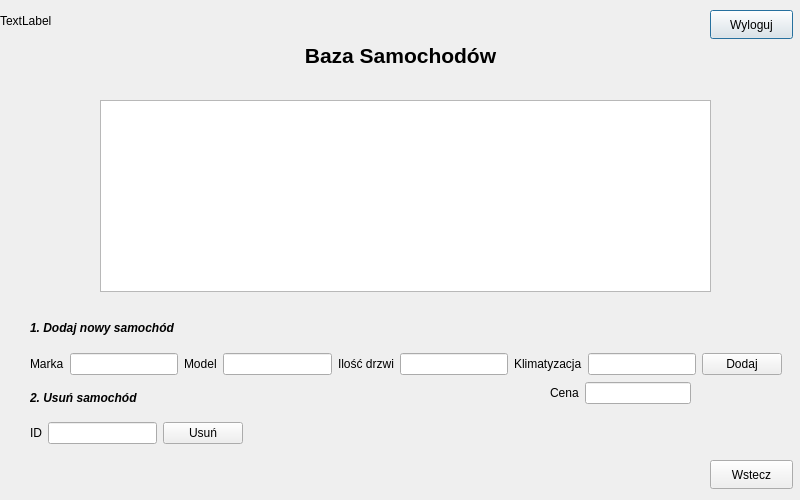
<?xml version="1.0" encoding="UTF-8"?>
<ui version="4.0">
 <class>AdminMenu_2</class>
 <widget class="QDialog" name="AdminMenu_2">
  <property name="geometry">
   <rect>
    <x>0</x>
    <y>0</y>
    <width>800</width>
    <height>500</height>
   </rect>
  </property>
  <property name="minimumSize">
   <size>
    <width>800</width>
    <height>500</height>
   </size>
  </property>
  <property name="maximumSize">
   <size>
    <width>800</width>
    <height>500</height>
   </size>
  </property>
  <property name="windowTitle">
   <string>Dialog</string>
  </property>
  <widget class="QLabel" name="label_data_godzina">
   <property name="geometry">
    <rect>
     <x>0</x>
     <y>0</y>
     <width>121</width>
     <height>41</height>
    </rect>
   </property>
   <property name="text">
    <string>TextLabel</string>
   </property>
  </widget>
  <widget class="QPushButton" name="pushButton_wyloguj">
   <property name="geometry">
    <rect>
     <x>710</x>
     <y>10</y>
     <width>83</width>
     <height>29</height>
    </rect>
   </property>
   <property name="text">
    <string>Wyloguj</string>
   </property>
  </widget>
  <widget class="QPushButton" name="pushButton_Wstecz">
   <property name="geometry">
    <rect>
     <x>710</x>
     <y>460</y>
     <width>83</width>
     <height>29</height>
    </rect>
   </property>
   <property name="text">
    <string>Wstecz</string>
   </property>
  </widget>
  <widget class="QLabel" name="label">
   <property name="geometry">
    <rect>
     <x>0</x>
     <y>40</y>
     <width>801</width>
     <height>31</height>
    </rect>
   </property>
   <property name="text">
    <string>&lt;html&gt;&lt;head/&gt;&lt;body&gt;&lt;p align=&quot;center&quot;&gt;&lt;span style=&quot; font-size:16pt; font-weight:700;&quot;&gt;Baza Samochodów&lt;/span&gt;&lt;/p&gt;&lt;/body&gt;&lt;/html&gt;</string>
   </property>
  </widget>
  <widget class="QTableView" name="tableView_BazaSamochodow">
   <property name="geometry">
    <rect>
     <x>100</x>
     <y>100</y>
     <width>611</width>
     <height>192</height>
    </rect>
   </property>
  </widget>
  <widget class="QLabel" name="label_1_DodajUzytkownika">
   <property name="geometry">
    <rect>
     <x>30</x>
     <y>320</y>
     <width>191</width>
     <height>16</height>
    </rect>
   </property>
   <property name="text">
    <string>&lt;html&gt;&lt;head/&gt;&lt;body&gt;&lt;p&gt;&lt;span style=&quot; font-weight:700; font-style:italic;&quot;&gt;1. Dodaj nowy samochód&lt;/span&gt;&lt;/p&gt;&lt;/body&gt;&lt;/html&gt;</string>
   </property>
  </widget>
  <widget class="QLabel" name="label_1_DodajUzytkownika_2">
   <property name="geometry">
    <rect>
     <x>30</x>
     <y>390</y>
     <width>191</width>
     <height>16</height>
    </rect>
   </property>
   <property name="text">
    <string>&lt;html&gt;&lt;head/&gt;&lt;body&gt;&lt;p&gt;&lt;span style=&quot; font-weight:700; font-style:italic;&quot;&gt;2. Usuń samochód&lt;/span&gt;&lt;/p&gt;&lt;/body&gt;&lt;/html&gt;</string>
   </property>
  </widget>
  <widget class="QLineEdit" name="lineEdit_3">
   <property name="geometry">
    <rect>
     <x>230</x>
     <y>840</y>
     <width>113</width>
     <height>24</height>
    </rect>
   </property>
  </widget>
  <widget class="QWidget" name="layoutWidget">
   <property name="geometry">
    <rect>
     <x>30</x>
     <y>350</y>
     <width>752</width>
     <height>28</height>
    </rect>
   </property>
   <layout class="QHBoxLayout" name="horizontalLayout_2">
    <item>
     <layout class="QHBoxLayout" name="horizontalLayout">
      <item>
       <widget class="QLabel" name="label_2">
        <property name="text">
         <string>Marka</string>
        </property>
       </widget>
      </item>
      <item>
       <widget class="QLineEdit" name="lineEdit_Marka"/>
      </item>
      <item>
       <widget class="QLabel" name="label_3">
        <property name="text">
         <string>Model</string>
        </property>
       </widget>
      </item>
      <item>
       <widget class="QLineEdit" name="lineEdit_Model"/>
      </item>
      <item>
       <widget class="QLabel" name="label_4">
        <property name="text">
         <string>Ilość drzwi</string>
        </property>
       </widget>
      </item>
      <item>
       <widget class="QLineEdit" name="lineEdit_IloscDrzwi"/>
      </item>
      <item>
       <widget class="QLabel" name="label_5">
        <property name="text">
         <string>Klimatyzacja</string>
        </property>
       </widget>
      </item>
      <item>
       <widget class="QLineEdit" name="lineEdit_Klimatyzacja"/>
      </item>
     </layout>
    </item>
    <item>
     <widget class="QPushButton" name="pushButton_Dodaj">
      <property name="text">
       <string>Dodaj</string>
      </property>
     </widget>
    </item>
   </layout>
  </widget>
  <widget class="QWidget" name="layoutWidget">
   <property name="geometry">
    <rect>
     <x>30</x>
     <y>420</y>
     <width>213</width>
     <height>26</height>
    </rect>
   </property>
   <layout class="QHBoxLayout" name="horizontalLayout_3">
    <item>
     <widget class="QLabel" name="label_6">
      <property name="text">
       <string>ID</string>
      </property>
     </widget>
    </item>
    <item>
     <widget class="QLineEdit" name="lineEdit_UsunSamochod"/>
    </item>
    <item>
     <widget class="QPushButton" name="pushButton_Usun">
      <property name="text">
       <string>Usuń</string>
      </property>
     </widget>
    </item>
   </layout>
  </widget>
  <widget class="QWidget" name="">
   <property name="geometry">
    <rect>
     <x>550</x>
     <y>380</y>
     <width>141</width>
     <height>26</height>
    </rect>
   </property>
   <layout class="QHBoxLayout" name="horizontalLayout_4">
    <item>
     <widget class="QLabel" name="label_7">
      <property name="text">
       <string>Cena</string>
      </property>
     </widget>
    </item>
    <item>
     <widget class="QLineEdit" name="lineEdit_Cena"/>
    </item>
   </layout>
  </widget>
 </widget>
 <resources/>
 <connections/>
</ui>
